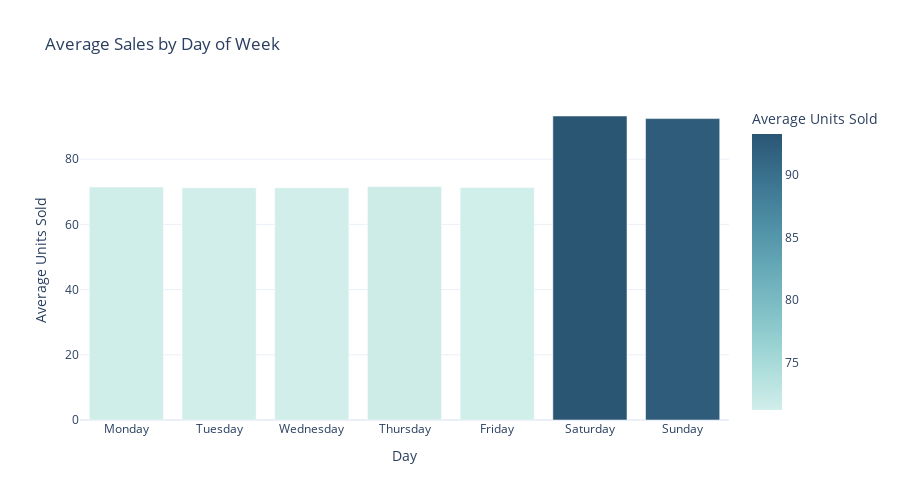

Notebook cell for this chart:
### Code cell
# Cell 10: Which days have highest sales?

# Map day numbers to day names
day_names = {0: 'Monday', 1: 'Tuesday', 2: 'Wednesday', 3: 'Thursday', 
             4: 'Friday', 5: 'Saturday', 6: 'Sunday'}

sales_df['day_name'] = sales_df['day_of_week'].map(day_names)

# Group by day of week
dow_sales = sales_df.groupby('day_name')['quantity_sold'].mean().reset_index()

# Order days correctly
day_order = ['Monday', 'Tuesday', 'Wednesday', 'Thursday', 'Friday', 'Saturday', 'Sunday']
dow_sales['day_name'] = pd.Categorical(dow_sales['day_name'], categories=day_order, ordered=True)
dow_sales = dow_sales.sort_values('day_name')

# Create bar chart
fig = px.bar(
    dow_sales,
    x='day_name',
    y='quantity_sold',
    title='Average Sales by Day of Week',
    labels={'day_name': 'Day', 'quantity_sold': 'Average Units Sold'},
    color='quantity_sold',
    color_continuous_scale='Teal',
    template='plotly_white'
)

fig.update_layout(height=500, width=900)
fig.show()

### Figure 1 — Plotly figure (JSON) as saved in the notebook; plotly's stock layout.template omitted (floating-point values rounded to 4 significant figures)
{"data": [{"alignmentgroup": "True", "hovertemplate": "Day=%{x}<br>Average Units Sold=%{marker.color}<extra></extra>", "legendgroup": "", "marker": {"color": [71.47, 71.27, 71.25, 71.61, 71.31, 93.25, 92.46], "coloraxis": "coloraxis", "pattern": {"shape": ""}}, "name": "", "offsetgroup": "", "orientation": "v", "showlegend": false, "textposition": "auto", "type": "bar", "x": ["Monday", "Tuesday", "Wednesday", "Thursday", "Friday", "Saturday", "Sunday"], "xaxis": "x", "y": [71.47, 71.27, 71.25, 71.61, 71.31, 93.25, 92.46], "yaxis": "y"}], "layout": {"barmode": "relative", "coloraxis": {"colorbar": {"title": {"text": "Average Units Sold"}}, "colorscale": [[0, "rgb(209, 238, 234)"], [0.1667, "rgb(168, 219, 217)"], [0.3333, "rgb(133, 196, 201)"], [0.5, "rgb(104, 171, 184)"], [0.6667, "rgb(79, 144, 166)"], [0.8333, "rgb(59, 115, 143)"], [1, "rgb(42, 86, 116)"]]}, "height": 500, "legend": {"tracegroupgap": 0}, "title": {"text": "Average Sales by Day of Week"}, "width": 900, "xaxis": {"anchor": "y", "domain": [0, 1], "title": {"text": "Day"}}, "yaxis": {"anchor": "x", "domain": [0, 1], "title": {"text": "Average Units Sold"}}}}
